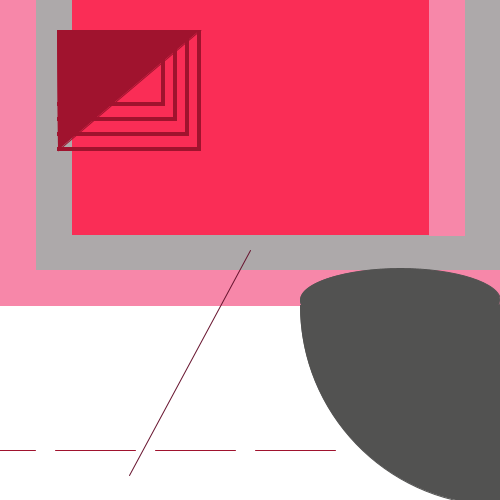
Frame 1 (no input)
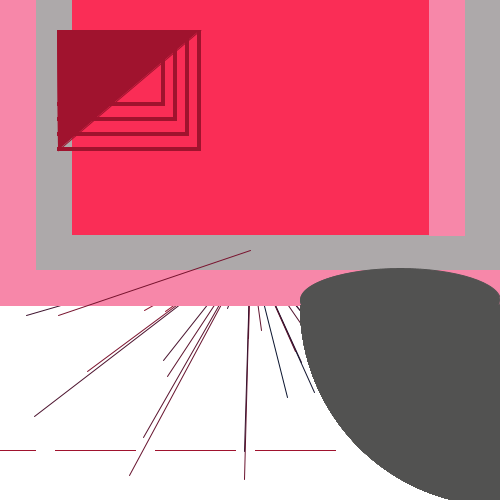
Frame 60 (the mouse pressed at the canvas centre just before this capture)
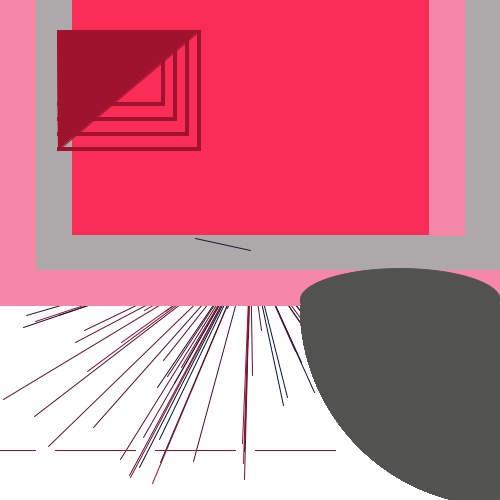
Frame 120 (the mouse held since frame 60 and released just before this capture)

The Processing sketch that drew these frames (run headless with seeded random() and noise(); from frame 60 on, the mouse is pressed at the canvas centre):

// Processing sketch: processing_161346
// ── processing_161346.pde



void setup(){
  size(500,500);
  background(255,255,255);
}

void draw(){

//this is the pink left rectangle.  
  fill(247, 135, 169);
  stroke(247, 135, 169);
  rect(0, 0, 35, 300);
  
//this is the grey right rectangle.   
  fill(173,169,170);
  stroke(173,169,170);
  rect(465, 0, 35, 300);
  
//this is the big pink rectangle.
  fill(250,45,86);
  stroke(250,45,86);
  rect(70, 0, 394, 235);
  
//this is the grey left rectangle.  
  fill(173,169,170);
  stroke(173,169,170);
  rect(36, 0, 35, 300);
  
//this is the grey bottom rectangle.  
  fill(173,169,170);
  stroke(173,169,170);
  rect(70, 235, 394, 35);
  
//this is the pink bootom rectangle.  
  fill(247, 135, 169);
  stroke(247, 135, 169);
  rect(0, 270, 500, 35);
  
  fill(82,82,81);
  stroke(82,82,81);
  ellipse(400,300,200,63);
  
  fill(160, 19, 46);
  stroke(160, 19, 46);
  triangle(57, 30, 58, 150, 200, 30);
  
 //this is the red bottom thin rectangle. 
  fill(160, 19, 46);
  stroke(160, 19, 46);
  rect(57, 147, 143, 3);
  
  fill(160, 19, 46);
  stroke(160, 19, 46);
  rect(57, 132, 130, 3);
  
  fill(160, 19, 46);
  stroke(160, 19, 46);
  rect(57, 117, 117, 3);
  
  fill(160, 19, 46);
  stroke(160, 19, 46);
  rect(57, 102, 104, 3);
  
  //this is the red right thin rectangle. 
  fill(160, 19, 46);
  stroke(160, 19, 46);
  rect(197, 30, 3, 120);
  
  fill(160, 19, 46);
  stroke(160, 19, 46);
  rect(185, 30, 3, 105);
  
  fill(160, 19, 46);
  stroke(160, 19, 46);
  rect(173, 30, 3, 90);
  
  fill(160, 19, 46);
  stroke(160, 19, 46);
  rect(161, 30, 3, 75);
  
  fill(82,82,81);
  stroke(82,82,81);
  arc(500,305, 400, 400, PI/2, PI);
  
//this is the pink right rectangle.  
  fill(247, 135, 169);
  stroke(247, 135, 169);
  rect(429, 0, 35, 235);
  
  stroke(160, 19, 46);
  line(255,450,335,450);
  
  stroke(160, 19, 46);
  line(155,450,235,450);
 
  stroke(160, 19, 46);
  line(55,450,135,450);
  
  stroke(160, 19, 46);
  line(-45,450,35,450);
  
  stroke(random(160),19,46);
  line(250, 250, random(500), random(500) );
  
}
